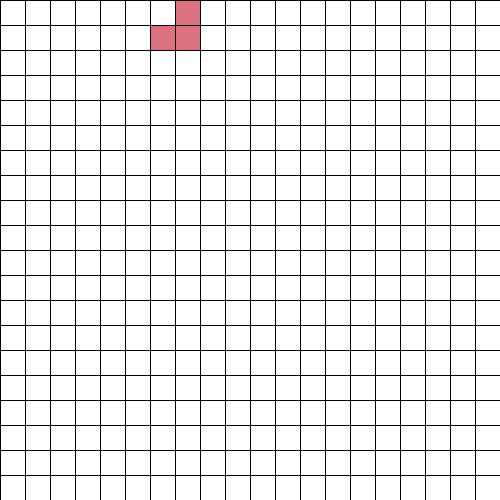
Frame 1 (no input)
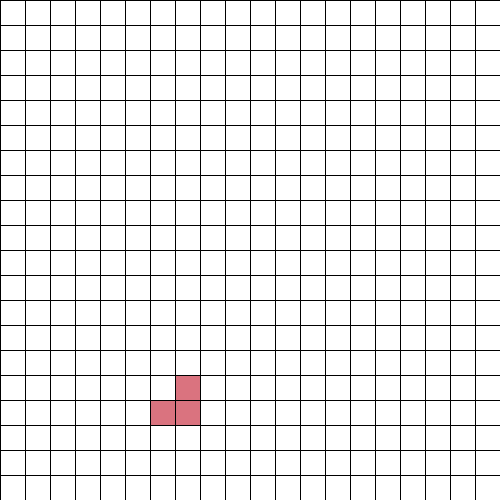
Frame 60 (the mouse pressed at the canvas centre just before this capture)
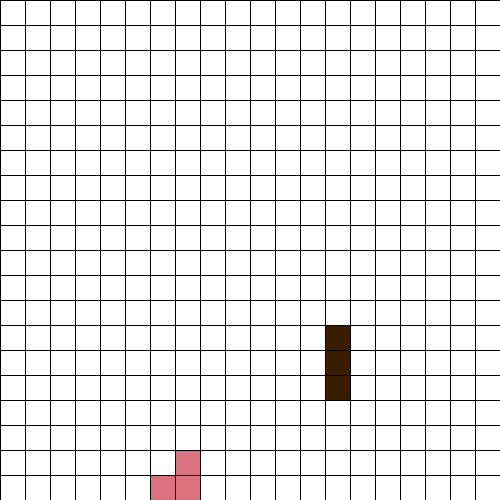
Frame 120 (the mouse held since frame 60 and released just before this capture)

The Processing sketch that drew these frames (run headless with seeded random() and noise(); from frame 60 on, the mouse is pressed at the canvas centre):

// Processing sketch: sketch2
// ── sketch2.pde

int cols = 20;
int rows = 20;
int stepx;
int stepy;
int pos1x;     
int pos1y;
int pos2x;     
int pos2y;
int pos3x;     
int pos3y;
int pos1x2;     
int pos1y2;
int pos2x2;     
int pos2y2;
int pos3x2;     
int pos3y2;
int pos1x3;     
int pos1y3;
int pos2x3;     
int pos2y3;
int pos3x3;     
int pos3y3;
int pos4x3;     
int pos4y3;
int time;
float waitTime = 50;
int highestPos;

int randG;

int randr;
int randg;
int randb;

void makeRect(float x,float y,float sx,float sy){
  rect(x,y,sx,sy);
}

void setup() {
  size(500,500);
  stepx = width/cols;
  stepy = height/rows;
  
  time = millis();
  
  pos1x = int(random(1,10));     
  pos1y = 1;
  pos2x = pos1x+1;     
  pos2y = 1;
  pos3x = pos2x;     
  pos3y = 0;
  
  
  pos1x2 = int(random(11,19));;   
  pos1y2 = 1;
  pos2x2 = pos1x2;     
  pos2y2 = 2;
  pos3x2 = pos1x2;      
  pos3y2 = 3;
  
  
  pos1x3 = int(random(11,19));     
  pos1y3 = 2;
  pos2x3 = pos1x3+1;     
  pos2y3 = pos1y3;
  pos3x3 = pos1x3-1;     
  pos3y3 = pos1y3;
  pos4x3 = pos1x3;     
  pos4y3 = pos1y3-1;
  
  randG = int(random(60,255));

  randr = int(random(1,255));
  randg = int(random(50,255));
  randb = int(random(20,255));
  
  
  for(int i=0;i<cols;++i){
    for(int j=0;j<rows;++j){
      
      float x = i*stepx;
      float y = j*stepy;
      
      
      rect(x,y,stepx,stepy);
    }
  }
  
}

void makeShape1(){
  fill(randr,randg,randb);
  makeRect(pos1x*stepx,pos1y*stepy,stepx,stepy);
  makeRect(pos2x*stepx,pos2y*stepy,stepx,stepy);
  makeRect(pos3x*stepx,pos3y*stepy,stepx,stepy);
  fill(255);
  makeRect(pos1x*stepx,(pos1y-1)*stepy,stepx,stepy);
  makeRect(pos1x*stepx,(pos1y-2)*stepy,stepx,stepy);
  makeRect(pos2x*stepx,(pos2y-2)*stepy,stepx,stepy);
  makeRect(pos3x*stepx,(pos3y-2)*stepy,stepx,stepy);
}

void makeShape2(){
  fill(58,29,0);
  makeRect(pos1x2*stepx,pos1y2*stepy,stepx,stepy);
  makeRect(pos2x2*stepx,pos2y2*stepy,stepx,stepy);
  makeRect(pos3x2*stepx,pos3y2*stepy,stepx,stepy);
  fill(255);
  makeRect(pos1x2*stepx,(pos1y2-5)*stepy,stepx,stepy);
  makeRect(pos2x2*stepx,(pos2y2-4)*stepy,stepx,stepy);
  makeRect(pos3x2*stepx,(pos3y2-3)*stepy,stepx,stepy);
}

void makeShape3(){
  fill(0,randG,0);
  makeRect(pos1x3*stepx,pos1y3*stepy,stepx,stepy);
  makeRect(pos2x3*stepx,pos2y3*stepy,stepx,stepy);
  makeRect(pos3x3*stepx,pos3y3*stepy,stepx,stepy);
  makeRect(pos4x3*stepx,pos4y3*stepy,stepx,stepy);
  fill(255);
  makeRect(pos1x3*stepx,(pos1y3-2)*stepy,stepx,stepy);
  makeRect(pos2x3*stepx,(pos2y3-1)*stepy,stepx,stepy);
  makeRect(pos3x3*stepx,(pos3y3-1)*stepy,stepx,stepy);
  makeRect(pos4x3*stepx,(pos4y3-4)*stepy,stepx,stepy);
}

void draw(){
  
  if(millis()-time>waitTime&&pos2y<19){
    pos1y = pos1y+1;
    pos2y = pos2y+1;
    pos3y = pos3y+1;
    time = millis();
  }
  
  makeShape1();
  
  if(pos2y>=19){
    
    if(millis()-time>waitTime&&pos3y2<19){

      pos1y2 = pos1y2+1;
      pos2y2 = pos2y2+1;
      pos3y2 = pos3y2+1;
      
      time = millis();
    
  }
    makeShape2();
    
  }
  
  if(pos2y>=19&&pos3y2>=19){
    
      if(millis()-time>waitTime&&pos1y3<19){
        
        if(((pos1x2==pos1x3&&pos1y3<pos1y2-1)||pos1x2!=pos1x3)&&((pos1x2==pos3x3&&pos3y3<pos1y2-1)||pos1x2!=pos3x3)&&((pos1x2==pos2x3&&pos2y3<pos1y2-1)||pos1x2!=pos2x3)){
          
           pos1y3 = pos1y3+1;
           pos2y3 = pos2y3+1;
           pos3y3 = pos3y3+1;
           pos4y3 = pos4y3+1;
      
           time = millis();
        }
    
  }
  
    makeShape3();
    
    
  }
}
